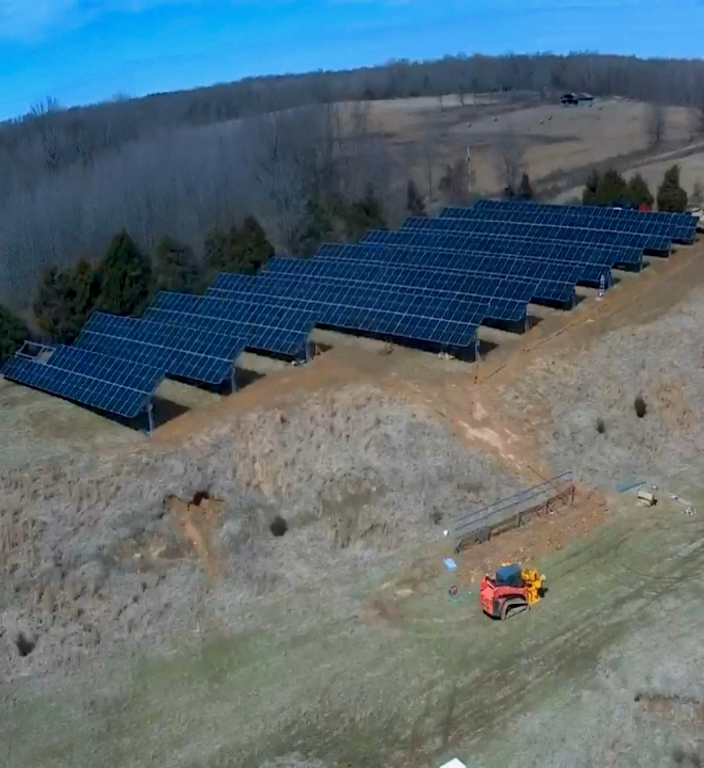
#> input picture assets/IMG_0716.jpg, 704 x 768 px, found by its file name
$ python prep_assets.py
#> lines starting #> are read from the running program, lines starting #| are printed output that depends on the picture
#!/usr/bin/env python3
"""Normalize dropped-in assets to the shapes the layouts expect.

Run after adding photos or a new logo to assets/. Reproducible, so nobody has
to hand-crop in an image editor and nobody accidentally ships a stretched
photo.

    python scripts/prep_assets.py
"""

from pathlib import Path

from PIL import Image

ASSETS = Path("assets")

# The solar flyer's photo band gives each image a half-width slot on an 8.5x11
# page: about 3.56in wide by 2.04in tall.
BAND_ASPECT = 1.75

# The one-page sheet has less room, so a pair at 1.75 would run into the
# footer. A wider crop keeps them full width and short enough to fit. Cropping
# is the right answer here rather than scaling, which would distort them. Both
# frames carry a lot of dead sky and foreground dirt, so the band loses nothing
# by being cut this thin.
WIDE_ASPECT = 4.6

# The test flyer runs one photograph full bleed rather than a pair of strips.
# A ground mount beside grain bins is the proof on that page, so it gets real
# proportion instead of the letterbox the mailer settles for.
HERO_ASPECT = 4.4

# Source files as dropped in, with the vertical bias for the crop. Farm photos
# carry a lot of sky that does nothing, so both bias downward toward the array.
SOURCES = [
    ("IMG_0716.jpg", "ground_mount_1.jpg", 0.42),
    ("IMG_1678.jpg", "ground_mount_2.jpg", 0.72),
]

LOGO_SOURCES = ["CGF Logo - 2 (1).png", "cgf_logo_src.png"]
LOGO_OUT = ASSETS / "cgf_logo.png"


def crop_to_aspect(im: Image.Image, aspect: float, bias: float) -> Image.Image:
    """Center-crop to a target aspect, biased vertically.

    bias 0.5 is centered, higher keeps more of the lower part of the frame.
    """
    w, h = im.size
    if w / h > aspect:
        new_w = int(h * aspect)
        left = (w - new_w) // 2
        return im.crop((left, 0, left + new_w, h))

    new_h = int(w / aspect)
    top = int((h - new_h) * bias)
    top = max(0, min(top, h - new_h))
    return im.crop((0, top, w, top + new_h))


def trim_transparent(im: Image.Image) -> Image.Image:
    """Drop transparent padding so the logo fills its slot."""
    if im.mode != "RGBA":
        return im
    bbox = im.getchannel("A").getbbox()
    return im.crop(bbox) if bbox else im


def main() -> int:
    for src_name, out_name, bias in SOURCES:
        src = ASSETS / src_name
        if not src.exists():
            print(f"skip {src_name}, not present")
            continue
        im = Image.open(src).convert("RGB")
#> im is the input picture: PIL image 704x768 RGB; mean R, G, B 89.3, 106.6, 114.8
        for aspect, suffix in ((BAND_ASPECT, ""), (WIDE_ASPECT, "_wide"),
                               (HERO_ASPECT, "_hero")):
            out = crop_to_aspect(im, aspect, bias)
            name = out_name.replace(".jpg", f"{suffix}.jpg")
            out.save(ASSETS / name, quality=92)
            print(f"{src_name} {im.size} -> {name} {out.size} "
                  f"(aspect {out.size[0]/out.size[1]:.2f})")
#> this loop made 3 passes
#> pass 1, in main, `out = crop_to_aspect(im, aspect, bias)`:
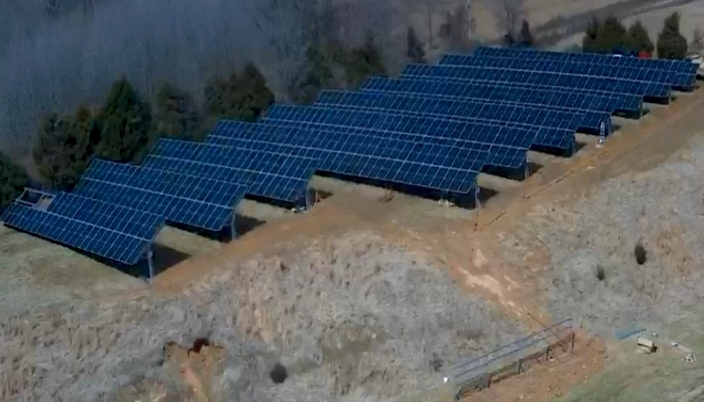
#> out: PIL image 704x402 RGB; mean R, G, B 83.2, 89.9, 94.5
#> pass 2, in main, `out = crop_to_aspect(im, aspect, bias)`:
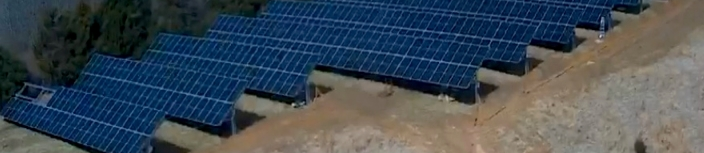
#> out: PIL image 704x153 RGB; mean R, G, B 64.4, 75.7, 85.2
#> pass 3, in main, `out = crop_to_aspect(im, aspect, bias)`:
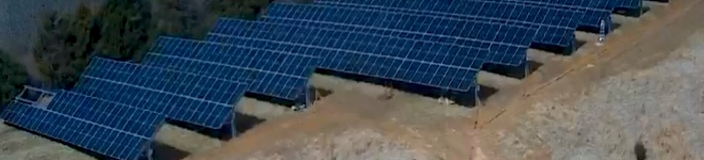
#> out: PIL image 704x160 RGB; mean R, G, B 65.2, 76.2, 85.4
#> pass 2 of the loop in main, `for src_name, out_name, bias in SOURCES:`:
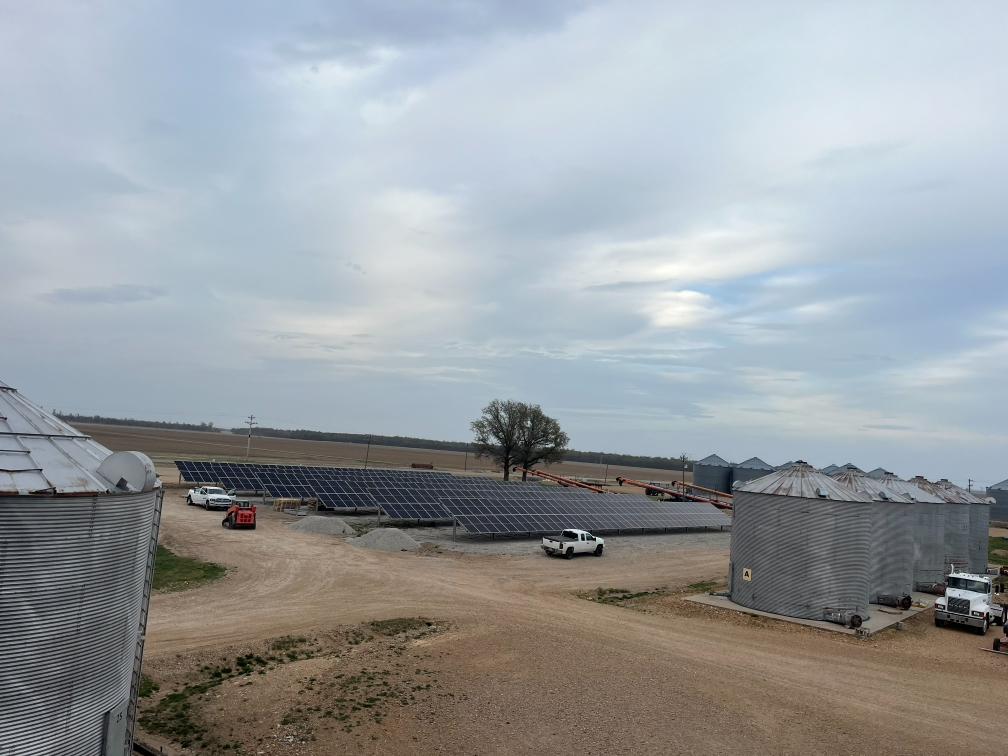
#> input picture assets/IMG_1678.jpg, 1008 x 756 px, found by its file name
#> in main, im is the input picture: PIL image 1008x756 RGB; mean R, G, B 152.6, 157.6, 161.3
#> the loop in main, `for aspect, suffix in ((BAND_ASPECT, ""), (WIDE_ASPECT, "_wide"), (HER..` made 3 passes
#> pass 1, in main, `out = crop_to_aspect(im, aspect, bias)`:
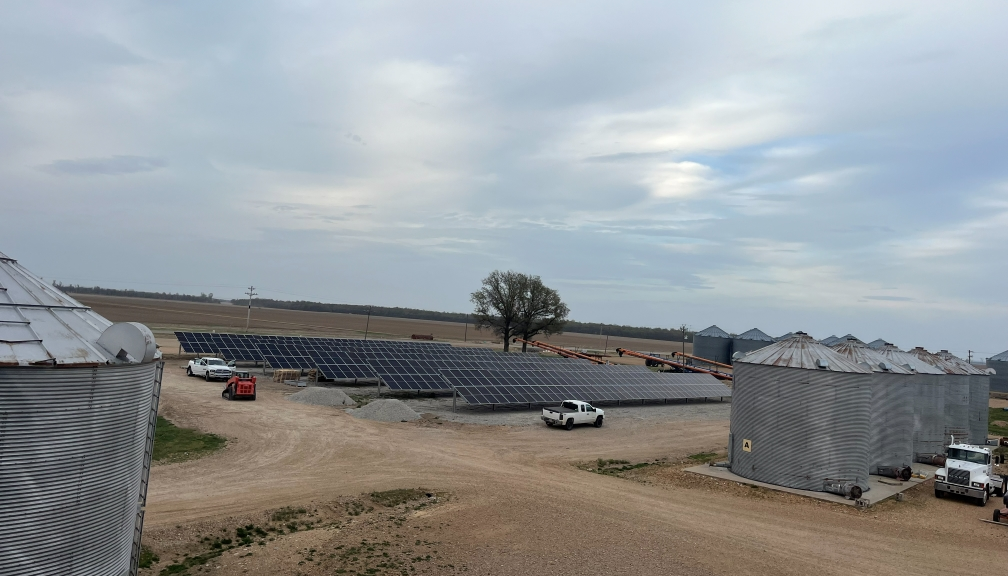
#> out: PIL image 1008x576 RGB; mean R, G, B 146.8, 151.6, 154.4
#> pass 3, in main, `out = crop_to_aspect(im, aspect, bias)`:
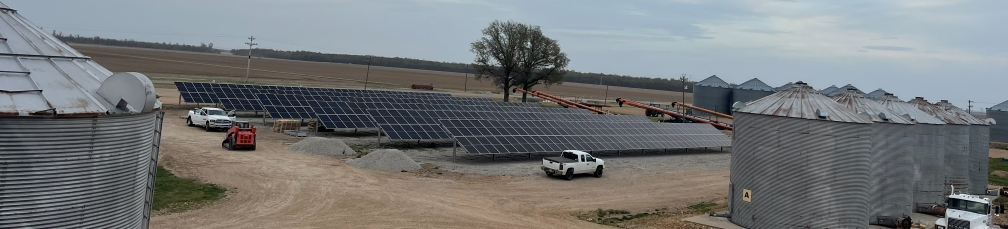
#> out: PIL image 1008x229 RGB; mean R, G, B 116.9, 119.7, 120.9

    for name in LOGO_SOURCES:
        src = ASSETS / name
        if not src.exists():
            continue
        im = trim_transparent(Image.open(src).convert("RGBA"))
        im.save(LOGO_OUT)
        print(f"{name} -> {LOGO_OUT.name} {im.size} "
              f"(aspect {im.size[0]/im.size[1]:.2f})")
        break
    else:
        print("no logo source found")
#> pass 2 of the loop in main, `for name in LOGO_SOURCES:`:
    return 0


if __name__ == "__main__":
    raise SystemExit(main())
#> (the program exits here)
